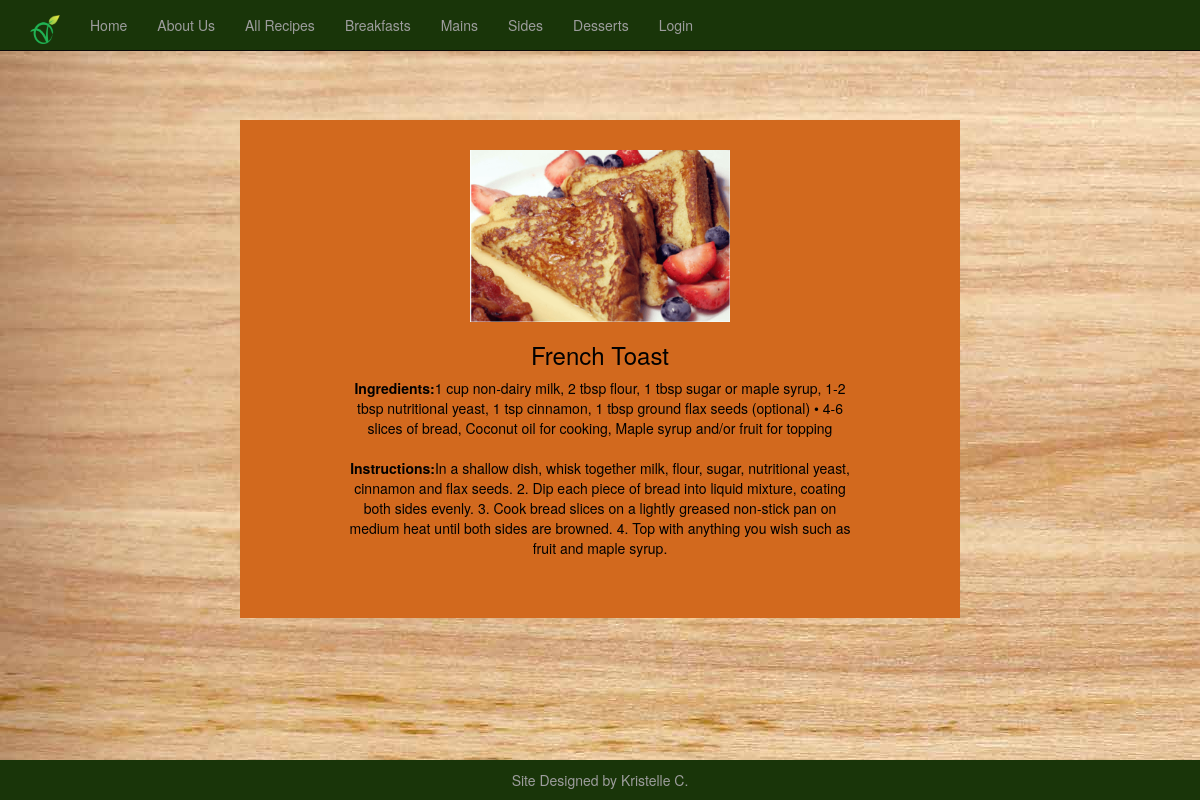
Screenshot of /breakfasts/frenchtoast with the database file from the repository.
### tables this page shows
CREATE TABLE veganfood(title text NOT NULL, ingredients text NOT NULL, instructions text NOT NULL);

### index.py (the view)
@app.route('/')
@app.route('/breakfasts')
@app.route('/breakfasts/frenchtoast')
def frenchtoast():
 g.db = connect_db()
 cur = g.db.execute("select * from veganfood where title='French Toast'")
 veganfood = [dict(title=row[0], ingredients=row[1], instructions=row[2]) for row in cur.fetchall()]
 g.db.close()
 return render_template('frenchtoast.html', veganfood=veganfood), 200

### index.py (called while the page is built)
def connect_db():
 return sqlite3.connect(app.database)

### templates/frenchtoast.html (shortened to what this page needs)
{% extends "base.html" %}
{%block content%}
<div class="row">
  <div class="column" style="background-color:chocolate; color:black;">
	<img src="{{ url_for('static', filename='img/frenchtoast.png') }}" alt="FrenchToast" width="600" height="400"/>
    <p> {% for veganfood in veganfood %}
			<h3>{{ veganfood.title }} <br></h3>
			 <strong>Ingredients:</strong>{{ veganfood.ingredients }}<br><br>
			 <strong>Instructions:</strong>{{ veganfood.instructions }}<br>
	    {% endfor %}</p>
  </div>
</div>
<footer>Site Designed by Kristelle C.</footer>
 {% endblock %}

### templates/base.html (style rules this page uses)
.row { margin-right: -15px; margin-left: -15px; margin: 10% 20%; }
.column { width: 100%; padding: 30px 100px 50px; text-align: center; }
.column img { width: 50%; height: auto; }
* { box-sizing: border-box; }

### templates/frenchtoast.html (style rules this page uses)
footer { clear: both; text-align: center; font-size:14px; position:fixed; right: 0; left: 0; padding: 1rem; background-color:#193509; margin-top:20px; bottom:0; color:#9d9d9d; width:100%; }

### rows the page displays
veganfood: title "French Toast", ingredients "1 cup non-dairy milk, 2 tbsp flour, 1 tbsp sugar or maple syrup, 1-2 tbsp nutritional yeast, 1 tsp cinnamon, 1 tbsp ground flax seeds (optional) • 4-6 slices of bread, Coconut oil for cooking, Maple syrup and/or fruit for topping", instructions "In a shallow dish, whisk together milk, flour, sugar, nutritional yeast, cinnamon and flax seeds. 2. Dip each piece of bread into liquid mixture, coating both sides evenly. 3. Cook bread slices on a lightly greased non-stick pan on medium heat until both sides are browned. 4. Top with anything you wish such as fruit and maple syrup."
